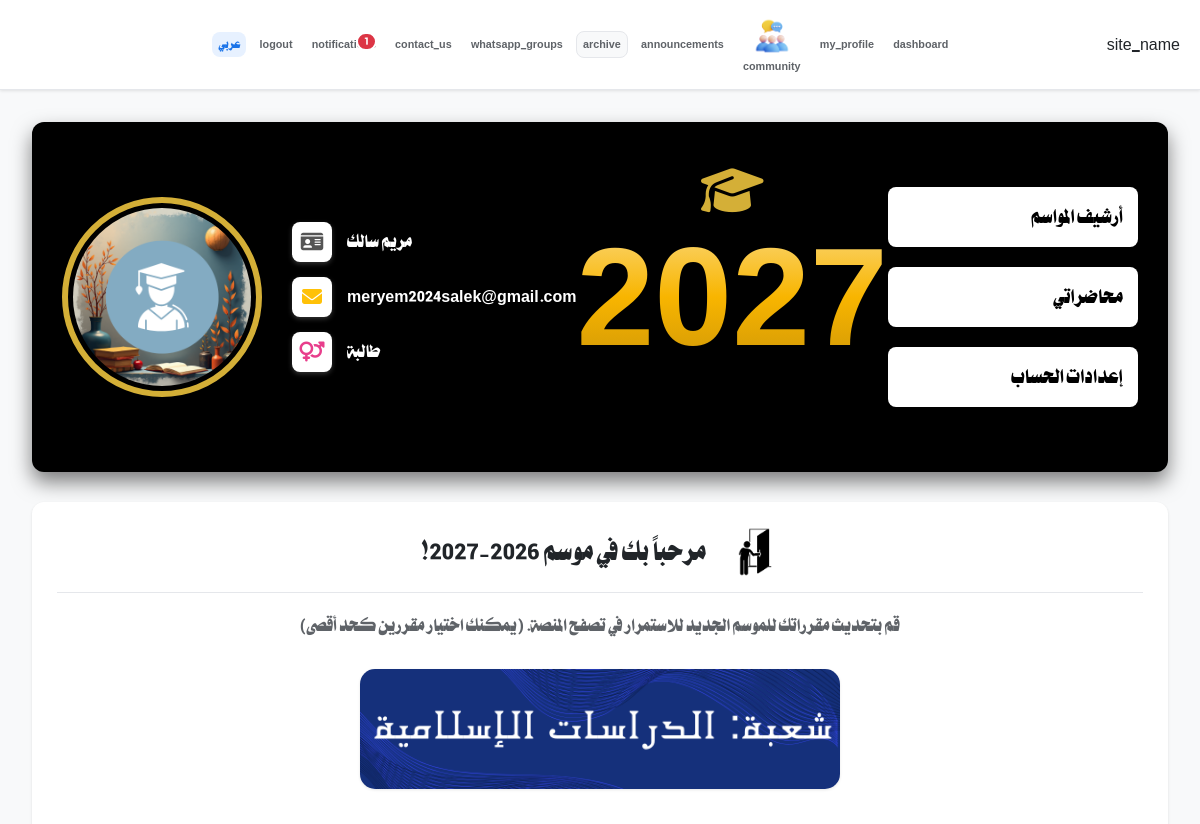
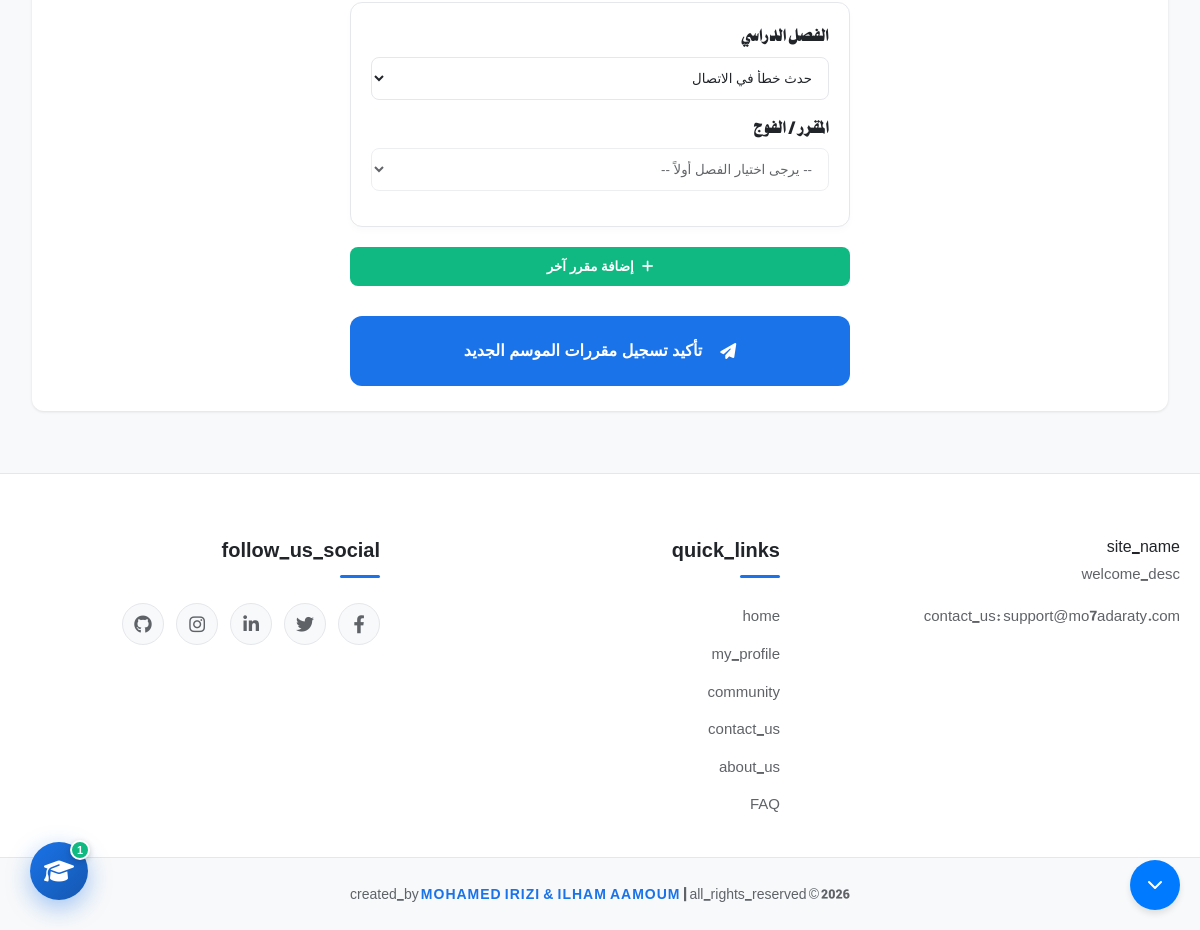
Page /student/profil.php (signed in) on the committed database (2 pictures, top to bottom).
### tables this page shows
CREATE TABLE `academic_years` (
  `id` int(11) NOT NULL,
  `year_label` varchar(50) NOT NULL,
  `is_current` tinyint(1) DEFAULT 0,
  `created_at` timestamp NULL DEFAULT current_timestamp()
);

CREATE TABLE `users` (
  `user_id` int(11) NOT NULL,
  `username` varchar(50) NOT NULL,
  `email` varchar(100) NOT NULL,
  `password_hash` varchar(255) NOT NULL,
  `profile_picture` varchar(255) DEFAULT 'default.png',
  `role` enum('student','admin','provider') NOT NULL,
  `created_at` timestamp NOT NULL DEFAULT current_timestamp(),
  `gender` enum('male','female','unspecified') DEFAULT 'unspecified'
);

CREATE TABLE `divisions` (
  `division_id` int(11) NOT NULL,
  `division_name` varchar(100) NOT NULL,
  `division_image` varchar(255) DEFAULT 'default_division.png',
  `is_deleted` tinyint(1) DEFAULT 0,
  `deleted_at` timestamp NULL DEFAULT NULL
);

### config/db_connexion.php (called while the page is built, shortened)
<?php
    $base_url = '/mo7adaraty/';
?>

### student/profil.php (the view, shortened to what this page needs)
<?php
require_once '../config/db_connexion.php';
$user_id = $_SESSION['user_id'];
$curr_yr_id = 1;
$current_year_label = '';
$needs_reenrollment = false;
$last_enroll = null;
$profile_assets = [];
try {
    $stmt_assets = $pdo->prepare("SELECT asset_key, file_path FROM design_assets WHERE page_section = 'student_profile'");
    $stmt_assets->execute();
    while ($row = $stmt_assets->fetch(PDO::FETCH_ASSOC)) {
        $profile_assets[$row['asset_key']] = $row['file_path'];
    }
} catch (PDOException $e) {}
function getProfileAsset($key, $is_bg = false, $style = 'width: 50px !important; height: 50px !important; margin-left: 12px !important; vertical-align: middle !important;') {
    global $profile_assets;
    $base_url = '/mo7adaraty/';
    $ext = strpos($key, 'bg') !== false ? 'webp' : 'svg';
    $path = !empty($profile_assets[$key]) ? ltrim($profile_assets[$key], '/') : "includesimg/student/{$key}.{$ext}";
    $full_path = __DIR__ . '/../' . $path;
    $version = file_exists($full_path) ? filemtime($full_path) : time();
    $url = htmlspecialchars($base_url . $path . '?v=' . $version);
    return '<img src="' . $url . '" alt="" style="' . $style . ' object-fit: contain !important; pointer-events: none !important;">';
}
try {
    $stmt_current_yr = $pdo->query("SELECT id, year_label FROM academic_years WHERE is_current = 1 LIMIT 1");
    $curr_yr = $stmt_current_yr->fetch(PDO::FETCH_ASSOC);
    if ($curr_yr) {
        $curr_yr_id = $curr_yr['id'];
        $current_year_label = $curr_yr['year_label'];
    }
    $stmt_user = $pdo->prepare("SELECT * FROM users WHERE user_id = ?");
    $stmt_user->execute([$user_id]);
    $user_info = $stmt_user->fetch();
    $profile_picture = $user_info['profile_picture'] ?: 'default_profile.png';
    $stmt_check_enroll = $pdo->prepare("SELECT COUNT(*) FROM student_enrollments WHERE user_id = ? AND academic_year_id = ?");
    $stmt_check_enroll->execute([$user_id, $curr_yr_id]);
    if ($stmt_check_enroll->fetchColumn() == 0) {
        $needs_reenrollment = true;
        $stmt_last_enroll = $pdo->prepare("
            SELECT d.division_id, d.division_name, d.division_image
            FROM student_enrollments se
            JOIN course_offerings co ON se.offering_id = co.offering_id
            JOIN divisions d ON co.division_id = d.division_id
            WHERE se.user_id = ?
            ORDER BY se.enrollment_id DESC LIMIT 1
        ");
        $stmt_last_enroll->execute([$user_id]);
        $last_enroll = $stmt_last_enroll->fetch(PDO::FETCH_ASSOC);
    }
} catch (PDOException $e) {
    header("Location: ../login.php?error=خطأ في جلب البيانات");
    exit();
}
?>
<!DOCTYPE html>
<html lang="ar" dir="rtl">
<head>
  <link rel="stylesheet" href="https://cdnjs.cloudflare.com/ajax/libs/font-awesome/6.5.1/css/all.min.css">
  <link rel="stylesheet" href="<?= $base_url ?>assets/css/global.css">
  <link rel="stylesheet" href="<?= $base_url ?>assets/css/student.css">
  <link rel="stylesheet" href="<?= $base_url ?>assets/css/pages/profil.css">
</head>
<body class="student-profile-page">
    <?php require_once '../templates/header.php'; ?>
<div class="container" style="max-width: 1200px; margin: 0 auto; padding: 2rem 1rem;">
<div class="custom-profile-header">
    <div class="profile-sidebar-buttons">
        <a href="archive.php" class="sidebar-btn">
            <span class="btn-text">أرشيف المواسم</span>
            <?= getProfileAsset('profile_icon_archive', false, 'height: 40px; margin-right: 10px;') ?>
        </a>
        <a href="my_lectures/index.php" class="sidebar-btn">
            <span class="btn-text">محاضراتي</span>
        </a>
        <a href="profile_settings/index.php" class="sidebar-btn">
            <span class="btn-text">إعدادات الحساب</span>
        </a>
    </div>
    <div class="year-graphic">
        <div style="position: relative; display: inline-block;">
            <i class="fa-solid fa-graduation-cap" style="color: #d4af37; font-size: 50px; position: absolute; top: -20px; left: 50%; transform: translateX(-50%); z-index: 2; filter: drop-shadow(2px 2px 4px rgba(0,0,0,0.5));"></i>
            <h1 class="golden-year"><?= htmlspecialchars($current_year_label ? explode('-', $current_year_label)[1] ?? '2026' : '2026'); ?></h1>
        </div>
    </div>
<div class="user-details-section">
    <div class="user-info-list">
        <div class="info-item">
            <span class="info-text"><?= htmlspecialchars($user_info['username']); ?></span>
            <div class="info-icon-wrapper"><i class="fa-solid fa-id-card" style="color: #555;"></i></div>
        </div>
        <div class="info-item">
            <span class="info-text"><?= htmlspecialchars($user_info['email']); ?></span>
            <div class="info-icon-wrapper"><i class="fa-solid fa-envelope" style="color: #ffc107;"></i></div>
        </div>
        <?php
            $gender_text = 'غير محدد';
            if($user_info['gender'] == 'male') $gender_text = 'طالب';
            elseif($user_info['gender'] == 'female') $gender_text = 'طالبة';
        ?>
        <div class="info-item">
            <span class="info-text"><?= $gender_text ?></span>
            <div class="info-icon-wrapper"><i class="fa-solid fa-venus-mars" style="color: #e83e8c;"></i></div>
        </div>
    </div>
    <div class="profile-pic-container">
        <img src="../uploads/profile_pictures/<?= htmlspecialchars($profile_picture); ?>" alt="الصورة الشخصية" class="profile-img" onerror="this.onerror=null;this.src='../uploads/profile_pictures/default_profile.png';">
    </div>
</div>
  </div>
  <?php if ($needs_reenrollment): ?>
      <div class="reenroll-box" style="padding: 25px; border-radius: 12px; margin-bottom: 30px; border: 2px solid var(--brand-primary); background: var(--bg-surface);">
          <h2 style="margin-bottom: 20px; font-size: 24px; color: var(--text-primary); border-bottom: 1px solid var(--border-color); padding-bottom: 15px;">
              <?= getProfileAsset('profile_icon_enter') ?> <span>مرحباً بك في موسم <?= htmlspecialchars($current_year_label); ?>!</span>
          </h2>
          <p style="color: var(--text-secondary); margin-bottom: 20px;">قم بتحديث مقرراتك للموسم الجديد للاستمرار في تصفح المنصة. (يمكنك اختيار مقررين كحد أقصى)</p>
          <form action="re_enroll_process.php" method="POST" class="reenroll-form" id="reEnrollForm">
              <?php if ($last_enroll): ?>
                  <div class="division-banner-container" style="margin-top: 15px; margin-bottom: 20px;">
                      <?php $img = !empty($last_enroll['division_image']) ? $last_enroll['division_image'] : 'default_division.png'; ?>
                      <img src="<?= $base_url ?>uploads/divisions/<?= htmlspecialchars($img) ?>" alt="<?= htmlspecialchars($last_enroll['division_name']); ?>" class="division-banner-img" onerror="this.src='<?= $base_url ?>assets/images/favicon.png';">
                  </div>
              <?php endif; ?>
              <div id="enrollment-container" style="margin-bottom: 20px;"></div>
              <button type="button" id="add-enrollment-btn" style="display: none; width: 100%; padding: 12px; background: #10b981; color: white; border: none; border-radius: 8px; font-weight: bold; cursor: pointer; margin-bottom: 20px; align-items: center; justify-content: center; gap: 8px; transition: 0.3s;">
                  <i class="fa-solid fa-plus"></i> إضافة مقرر آخر
              </button>
              <button type="submit" class="btn-submit-enroll" style="background: var(--brand-primary); color: white; width: 100%; border: none; padding: 15px; border-radius: 8px; font-weight: bold; cursor: pointer; font-size: 16px; transition: 0.3s;">
                  <i class="fa-solid fa-paper-plane" style="margin-left: 10px;"></i> تأكيد تسجيل مقررات الموسم الجديد
              </button>
          </form>
      </div>
  <?php endif; ?>
</div>
<?php include '../templates/footer.php'; ?>
</body>
</html>

### rows in the picture
academic_years: year_label "2027", year_label "2026-2027"
users: username "مريم سالك", email "meryem2024salek@gmail.com", gender "طالبة"
divisions: division_image (picture)

### other values in the picture
__('site_name', 'محاضراتي') "site_name"
__('dashboard', 'لوحة التحكم') "dashboard"
__('my_profile', 'ملفي الشخصي') "my_profile"
__('community', 'ساحة المشاركات') "community"
__('announcements', 'الإعلانات') "announcements"
__('archive', 'أرشيف المواسم') "archive"
__('whatsapp_groups', 'مجموعاتنا') "whatsapp_groups"
__('contact_us', 'التواصل معنا') "contact_us"
__('notifications', 'الإشعارات') "notifications"
$unread_notifications_count "1"
__('logout', 'خروج') "logout"
count($enrolled_classes) "1"
__('contact_us', 'تواصل معنا') "contact_us"
__('quick_links', 'روابط سريعة') "quick_links"
__('home', 'الرئيسية') "home"
